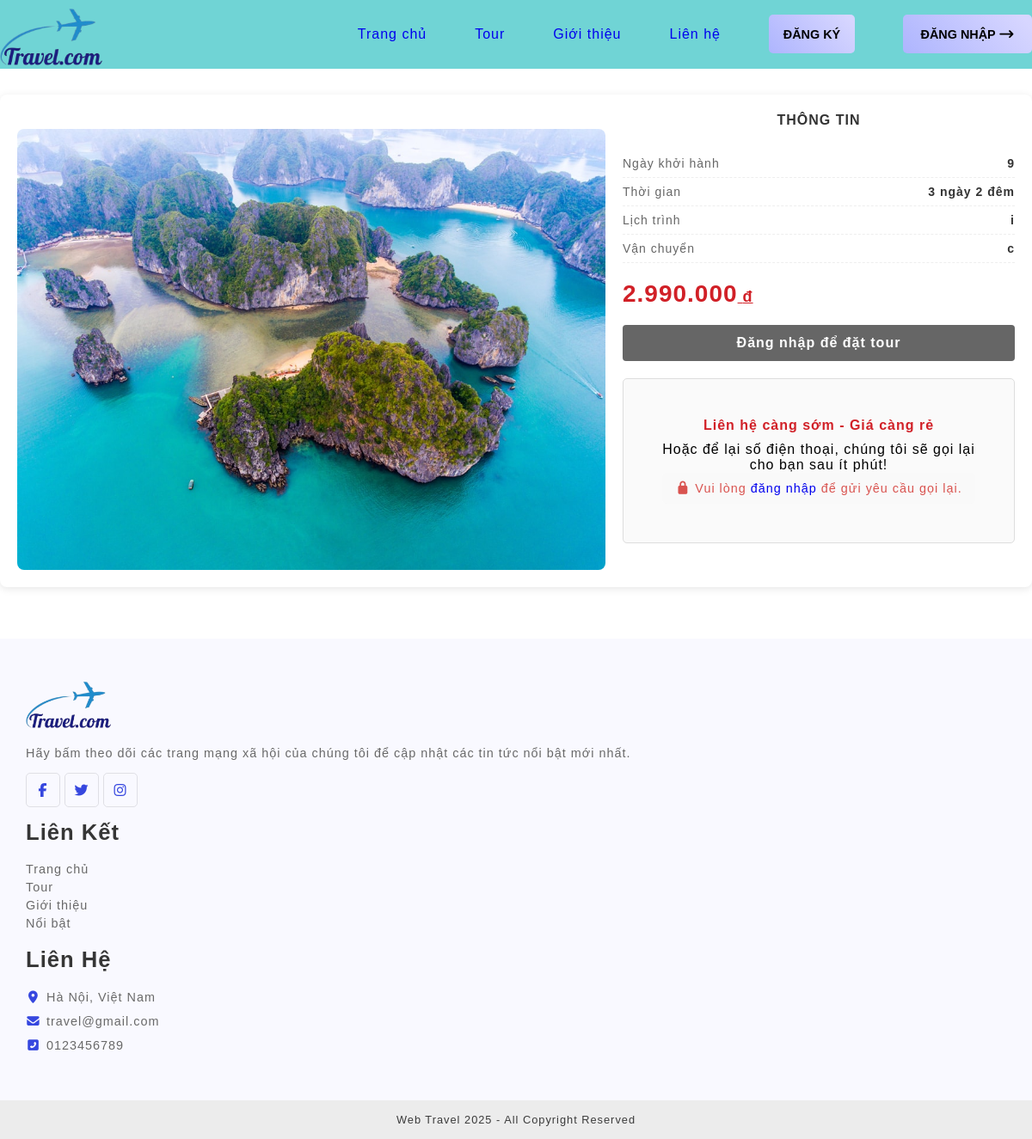
Screenshot of /index.php?pg=tour&id=8 with the database file from the repository.
### tables this page shows
CREATE TABLE `tours` (
  `id` int(11) NOT NULL,
  `ten_tour` varchar(255) NOT NULL,
  `ngay_khoi_hanh` varchar(100) DEFAULT NULL,
  `thoi_gian_tour` varchar(100) DEFAULT NULL,
  `diem_xuat_phat` varchar(100) DEFAULT NULL,
  `lich_trinh` varchar(100) DEFAULT NULL,
  `phuong_tien` varchar(100) DEFAULT NULL,
  `gia_tien` decimal(15,0) NOT NULL,
  `hinh_anh` varchar(255) NOT NULL,
  `gia_tien_moi` decimal(15,0) DEFAULT NULL,
  `tour_hot` int(11) NOT NULL DEFAULT 0
);

### view/test_tour_chi_tiet.php (the view)
<?php
$id = $_GET['id'];
$sql = "SELECT * FROM tours WHERE id = $id";
$result = mysqli_query($conn, $sql);
$tour = mysqli_fetch_assoc($result);
?>
<div class="product-container">
    <div class="row">
        <div class="col-image">
            <div class="image-bao-boc">
                <img src="photo/<?php echo $tour['hinh_anh']; ?>" alt="Tour Hà Nội">
            </div>
        </div>
        <div class="col-thongtin">
            <div class="form-tu-van">
                <h3>Thông tin</h3>
                <div class="info-row">
                    <span class="label">Ngày khởi hành</span>
                    <span class="value"><?php echo $tour['ngay_khoi_hanh']; ?></span>
                </div>
                <div class="info-row">
                    <span class="label">Thời gian</span>
                    <span class="value"><?php echo $tour['thoi_gian_tour']; ?></span>
                </div>
                <div class="info-row">
                    <span class="label">Lịch trình</span>
                    <span class="value"><?php echo $tour['lich_trinh']; ?></span>
                </div>
                <div class="info-row">
                    <span class="label">Vận chuyển</span>
                    <span class="value"><?php echo $tour['phuong_tien']; ?></span>
                </div>
                <div class="price-tag">
                    <?php
                    if (!empty($tour['gia_tien_moi']) && $tour['gia_tien_moi'] < $tour['gia_tien']): ?>
                        <span>
                            <?php echo number_format($tour['gia_tien_moi'], 0, ',', '.'); ?> đ
                        </span>
                    <?php else: ?>
                        <?php echo number_format($tour['gia_tien_moi'], 0, ',', '.'); ?><span> đ</span>
                    <?php endif; ?>
                </div>
                <?php if (isset($_SESSION['user_id'])): ?>
                    <a href="booking_form.php?pg=tour&id=<?php echo $tour['id']; ?>" class="btn-dat-tour">Đặt Tour ngay</a>
                <?php else: ?>
                    <a href="index.php?pg=login" class="btn-dat-tour btn-locked">Đăng nhập để đặt tour</a>
                <?php endif; ?>
                <div class="callback-section">
                    <p class="promo-text">Liên hệ càng sớm - Giá càng rẻ</p>
                    <p>Hoặc để lại số điện thoại, chúng tôi sẽ gọi lại cho bạn sau ít phút!</p>
                    <?php if (isset($_SESSION['user_id'])): ?>
                        <form class="form-callback" action="view/goi_lai.php" method="POST">
                            <input type="tel" name="sdt_KH" placeholder="Số điện thoại" value="<?php echo $_SESSION['number_phone'] ?? ''; ?>" required>
                            <button type="submit">Yêu cầu gọi lại</button>
                        </form>
                    <?php else: ?>
                        <div class="login-require-msg">
                            <i class="fa fa-lock"></i> Vui lòng <a href="index.php?pg=login">đăng nhập</a> để gửi yêu cầu gọi lại.
                        </div>
                    <?php endif; ?>
                </div>
            </div>
        </div>
    </div>
</div>

### css/travel.css (style rules this page uses)
* { margin: 0; padding: 0; box-sizing: border-box; }
body { margin: 0; padding: 0; font-family: "Stack Sans Text", sans-serif; letter-spacing: 1px; }
a { text-decoration: none; }

### css/tourchitiet.css (style rules this page uses)
.product-container { max-width: 1200px; margin: 30px auto; background: #fff; padding: 20px; border-radius: 8px; box-shadow: 0 2px 10px rgba(0, 0, 0, 0.1); }
.row { display: flex; flex-wrap: wrap; gap: 20px; }
.col-image { flex: 2; min-width: 300px; }
.image-bao-boc { position: relative; overflow: hidden; border-radius: 4px; }
.image-bao-boc img { width: 100%; display: block; height: auto; }
.form-tu-van h3 { display: block; text-align: center; font-size: 20px; color: #333; margin-bottom: 15px; text-transform: uppercase; }
.info-row { display: flex; justify-content: space-between; padding: 8px 0; border-bottom: 1px dashed #eee; font-size: 14px; }
.info-row .label { color: #666; }
.info-row .value { font-weight: bold; color: #333; }
.price-tag { font-size: 28px; color: #d12027; font-weight: bold; margin: 20px 0; }
.price-tag span { font-size: 18px; text-decoration: underline; }
.btn-dat-tour { display: block; background: #f15a24; color: #fff; text-align: center; padding: 12px; text-decoration: none; font-weight: bold; border-radius: 4px; margin-bottom: 20px; transition: 0.3s; }
.btn-locked { background: #666 !important; }
.callback-section { text-align: center; border: 1px solid #ddd; padding: 45px; background: #fafafa; border-radius: 5px; }
.promo-text { color: #d12027; font-weight: bold; margin-bottom: 10px; }
.login-require-msg { padding: 10px; background: #f9f9f9; border-radius: 5px; font-size: 0.9em; color: #d9534f; }

### css/lienhe.css (style rules this page uses)
.product-container { max-width: 1200px; margin: 30px auto; }
.row { display: flex; flex-wrap: wrap; gap: 20px; }
.col-image { flex: 3; max-width: 60%; min-width: 300px; }
.image-bao-boc { margin-top: 20px; border-radius: 8px; overflow: hidden; }
.image-bao-boc img { width: 100%; height: auto; display: block; }
.col-thongtin { flex: 2; min-width: 300px; height: fit-content; }
.form-tu-van h3 { display: block; padding-bottom: 10px; font-size: 1rem; line-height: 1.21; font-weight: 600; color: #333; margin-bottom: 15px; }

### rows the page displays
tours: hinh_anh (picture), ngay_khoi_hanh "9", thoi_gian_tour "3 ngày 2 đêm", lich_trinh "i", phuong_tien "c", gia_tien_moi "2.990.000"
